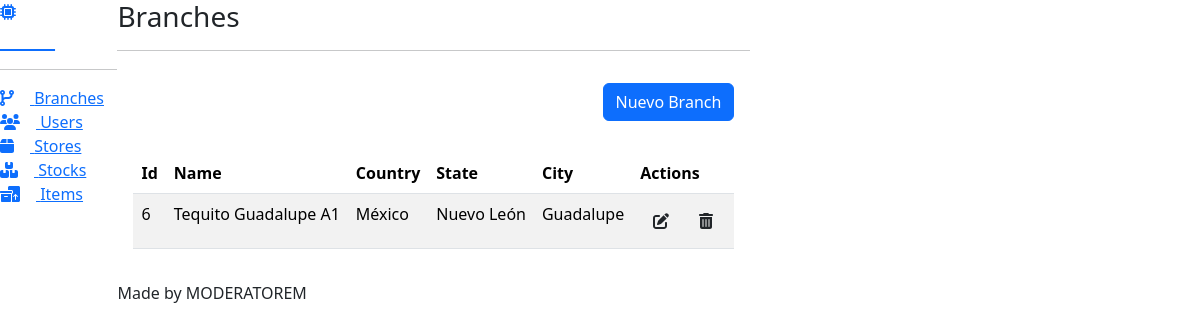
The page /branches/ on the database its author committed.
### apps/branches/models.py (models this page shows, shortened)
class Branch(Base):
    name = models.CharField("Name", max_length=50, blank=False, null=False)
    country = models.ForeignKey(
        Country, on_delete=models.CASCADE, blank=False, null=False
    )
    state = models.ForeignKey(State, on_delete=models.CASCADE, blank=False, null=False)
    city = models.ForeignKey(City, on_delete=models.CASCADE, blank=False, null=False)
    class Meta:
        verbose_name = "Branch"
        verbose_name_plural = "Branches"

class Country(Base):
    name = models.CharField("Name", max_length=50, blank=False, null=False)
    def __str__(self):
        return f"{self.name}"
    class Meta:
        verbose_name = "Country"
        verbose_name_plural = "Countries"

class State(Base):
    name = models.CharField("Name", max_length=50, blank=False, null=False)
    country = models.ForeignKey(Country, on_delete=models.CASCADE, blank=False, null=False)
    def __str__(self):
        return f"{self.name}"
    class Meta:
        verbose_name = "State"
        verbose_name_plural = "States"

class City(Base):
    name = models.CharField("Name", max_length=50, blank=False, null=False)
    state = models.ForeignKey(State, on_delete=models.CASCADE, blank=False, null=False)
    def __str__(self):
        return f"{self.name}"
    class Meta:
        verbose_name = "City"
        verbose_name_plural = "Cities"

### apps/branches/views.py (the view)
# urls.py: path("", views.ListBranches.as_view(), name="index"),
class ListBranches(generic.ListView):
    template_name = "branches/index.html"
    context_object_name = "branches"
    model = models.Branch
    queryset = model.objects.filter(is_active=True)

### templates/branches/index.html (shortened to what this page needs)
{% extends 'index.html' %}
{% block body %}
  <div class="d-flex justify-content-end align-items-center">
    <div class="col-12 text-end p-3">
      <a href="{% url 'branches:create' %}" class="btn btn-primary">Nuevo Branch</a>
    </div>
  </div>
  {% if branches %}
    <div class="d-flex justify-content-center">
      <div class="col-12 p-3">
        <table class="table patientsHeadClass table-striped">
          <thead>
            <tr>
              <th>Id</th>
              <th>Name</th>
              <th>Country</th>
              <th>State</th>
              <th>City</th>
              <th>Actions</th>
            </tr>
          </thead>
          <tbody>
            {% for branch in branches %}
              <tr>
                <td>{{ branch.id }}</td>
                <td>{{ branch.name }}</td>
                <td>{{ branch.country }}</td>
                <td>{{ branch.state }}</td>
                <td>{{ branch.city }}</td>
                <td>
                  <a href="{% url 'branches:update' branch.id %}" class="btn"><i class="fa-solid fa-pen-to-square"></i></a>
                  <button class="btn" onclick="openModal('#modal_branch','{% url 'branches:delete' branch.id %}')"><i class="fa-solid fa-trash-can"></i></button>
                </td>
              </tr>
            {% endfor %}
          </tbody>
        </table>
      </div>
    </div>
  {% else %}
    <h1>No existen branches</h1>
  {% endif %}
{% endblock %}

### rows shown on the page
Branch: id "6", name "Tequito Guadalupe A1", country "México", state "Nuevo León", city "Guadalupe"
